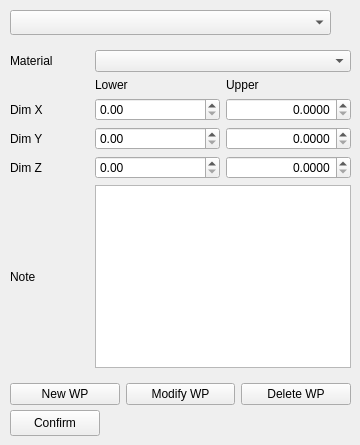
    <widget class="QWidget" name="WPTab">
     <attribute name="title">
      <string>WorkPiece</string>
     </attribute>
     <widget class="QWidget" name="gridLayoutWidget_3">
      <property name="geometry">
       <rect>
        <x>10</x>
        <y>50</y>
        <width>341</width>
        <height>318</height>
       </rect>
      </property>
      <layout class="QGridLayout" name="gridLayout_3">
       <item row="3" column="2">
        <widget class="QDoubleSpinBox" name="WPGSBUDY">
         <property name="alignment">
          <set>Qt::AlignRight|Qt::AlignTrailing|Qt::AlignVCenter</set>
         </property>
         <property name="decimals">
          <number>4</number>
         </property>
        </widget>
       </item>
       <item row="2" column="0">
        <widget class="QLabel" name="WPGLDX">
         <property name="text">
          <string>Dim X</string>
         </property>
        </widget>
       </item>
       <item row="0" column="0">
        <widget class="QLabel" name="WPGLMat">
         <property name="text">
          <string>Material</string>
         </property>
        </widget>
       </item>
       <item row="6" column="0">
        <widget class="QLabel" name="WPGLNote">
         <property name="text">
          <string>Note</string>
         </property>
        </widget>
       </item>
       <item row="4" column="0">
        <widget class="QLabel" name="WPGLDZ">
         <property name="text">
          <string>Dim Z</string>
         </property>
        </widget>
       </item>
       <item row="3" column="1">
        <widget class="QDoubleSpinBox" name="WPGSBLDY"/>
       </item>
       <item row="2" column="1">
        <widget class="QDoubleSpinBox" name="WPGSBLDX"/>
       </item>
       <item row="4" column="2">
        <widget class="QDoubleSpinBox" name="WPGSBUDZ">
         <property name="alignment">
          <set>Qt::AlignRight|Qt::AlignTrailing|Qt::AlignVCenter</set>
         </property>
         <property name="decimals">
          <number>4</number>
         </property>
        </widget>
       </item>
       <item row="3" column="0">
        <widget class="QLabel" name="WPGLDY">
         <property name="text">
          <string>Dim Y</string>
         </property>
        </widget>
       </item>
       <item row="4" column="1">
        <widget class="QDoubleSpinBox" name="WPGSBLDZ"/>
       </item>
       <item row="2" column="2">
        <widget class="QDoubleSpinBox" name="WPGSBUDX">
         <property name="alignment">
          <set>Qt::AlignRight|Qt::AlignTrailing|Qt::AlignVCenter</set>
         </property>
         <property name="decimals">
          <number>4</number>
         </property>
        </widget>
       </item>
       <item row="1" column="1">
        <widget class="QLabel" name="WPGLlow">
         <property name="text">
          <string>Lower</string>
         </property>
        </widget>
       </item>
       <item row="1" column="2">
        <widget class="QLabel" name="WPGLup">
         <property name="text">
          <string>Upper</string>
         </property>
        </widget>
       </item>
       <item row="6" column="1" colspan="2">
        <widget class="QTextEdit" name="WPGTNote"/>
       </item>
       <item row="0" column="1" colspan="2">
        <widget class="QComboBox" name="WPGCBMat"/>
       </item>
      </layout>
     </widget>
     <widget class="QWidget" name="layoutWidget_2">
      <property name="geometry">
       <rect>
        <x>10</x>
        <y>380</y>
        <width>341</width>
        <height>28</height>
       </rect>
      </property>
      <layout class="QHBoxLayout" name="horizontalLayout_4">
       <item>
        <widget class="QPushButton" name="WPNewPB">
         <property name="text">
          <string>New WP</string>
         </property>
        </widget>
       </item>
       <item>
        <widget class="QPushButton" name="WPModPB">
         <property name="text">
          <string>Modify WP</string>
         </property>
        </widget>
       </item>
       <item>
        <widget class="QPushButton" name="WPDelPB">
         <property name="text">
          <string>Delete WP</string>
         </property>
        </widget>
       </item>
      </layout>
     </widget>
     <widget class="QComboBox" name="WPCB">
      <property name="geometry">
       <rect>
        <x>10</x>
        <y>10</y>
        <width>321</width>
        <height>25</height>
       </rect>
      </property>
     </widget>
     <widget class="QPushButton" name="WPConfPB">
      <property name="geometry">
       <rect>
        <x>10</x>
        <y>410</y>
        <width>90</width>
        <height>26</height>
       </rect>
      </property>
      <property name="text">
       <string>Confirm</string>
      </property>
     </widget>
    </widget>
